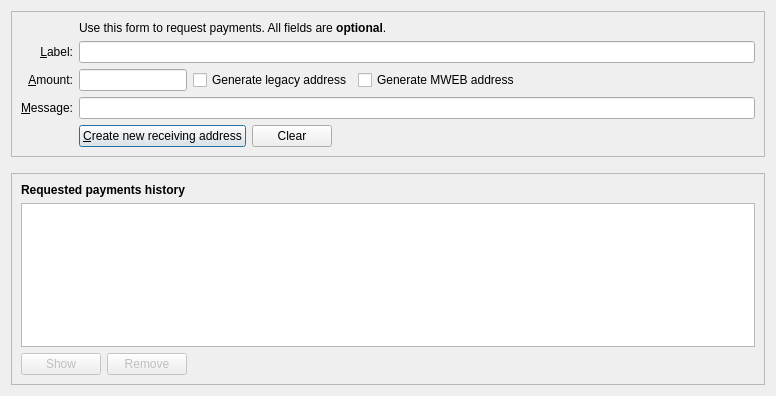
<?xml version="1.0" encoding="UTF-8"?>
<ui version="4.0">
 <class>ReceiveCoinsDialog</class>
 <widget class="QDialog" name="ReceiveCoinsDialog">
  <property name="geometry">
   <rect>
    <x>0</x>
    <y>0</y>
    <width>776</width>
    <height>396</height>
   </rect>
  </property>
  <layout class="QVBoxLayout" name="verticalLayout" stretch="0,0,1">
   <item>
    <widget class="QFrame" name="frame2">
     <property name="sizePolicy">
      <sizepolicy hsizetype="Preferred" vsizetype="Expanding">
       <horstretch>0</horstretch>
       <verstretch>0</verstretch>
      </sizepolicy>
     </property>
     <property name="frameShape">
      <enum>QFrame::StyledPanel</enum>
     </property>
     <property name="frameShadow">
      <enum>QFrame::Sunken</enum>
     </property>
     <layout class="QVBoxLayout" name="verticalLayout_3">
      <item>
       <layout class="QGridLayout" name="gridLayout">
        <item row="5" column="0">
         <widget class="QLabel" name="label">
          <property name="toolTip">
           <string>An optional amount to request. Leave this empty or zero to not request a specific amount.</string>
          </property>
          <property name="text">
           <string>&amp;Amount:</string>
          </property>
          <property name="alignment">
           <set>Qt::AlignRight|Qt::AlignTrailing|Qt::AlignVCenter</set>
          </property>
          <property name="buddy">
           <cstring>reqAmount</cstring>
          </property>
         </widget>
        </item>
        <item row="6" column="0">
         <widget class="QLabel" name="label_3">
          <property name="toolTip">
           <string>An optional message to attach to the payment request, which will be displayed when the request is opened. Note: The message will not be sent with the payment over the FerriteClassic network.</string>
          </property>
          <property name="text">
           <string>&amp;Message:</string>
          </property>
          <property name="alignment">
           <set>Qt::AlignRight|Qt::AlignTrailing|Qt::AlignVCenter</set>
          </property>
          <property name="buddy">
           <cstring>reqMessage</cstring>
          </property>
         </widget>
        </item>
        <item row="4" column="2">
         <widget class="QLineEdit" name="reqLabel">
          <property name="toolTip">
           <string>An optional label to associate with the new receiving address (used by you to identify an invoice).  It is also attached to the payment request.</string>
          </property>
         </widget>
        </item>
        <item row="2" column="2">
         <widget class="QLabel" name="label_5">
          <property name="text">
           <string>Use this form to request payments. All fields are &lt;b&gt;optional&lt;/b&gt;.</string>
          </property>
         </widget>
        </item>
        <item row="4" column="0">
         <widget class="QLabel" name="label_2">
          <property name="toolTip">
           <string>An optional label to associate with the new receiving address.</string>
          </property>
          <property name="text">
           <string>&amp;Label:</string>
          </property>
          <property name="alignment">
           <set>Qt::AlignRight|Qt::AlignTrailing|Qt::AlignVCenter</set>
          </property>
          <property name="buddy">
           <cstring>reqLabel</cstring>
          </property>
         </widget>
        </item>
        <item row="6" column="2">
         <widget class="QLineEdit" name="reqMessage">
          <property name="toolTip">
           <string>An optional message that is attached to the payment request and may be displayed to the sender.</string>
          </property>
         </widget>
        </item>
        <item row="7" column="2">
         <layout class="QHBoxLayout" name="horizontalLayout">
          <item>
           <widget class="QPushButton" name="receiveButton">
            <property name="minimumSize">
             <size>
              <width>150</width>
              <height>0</height>
             </size>
            </property>
            <property name="text">
             <string>&amp;Create new receiving address</string>
            </property>
            <property name="icon">
             <iconset resource="../bitcoin.qrc">
              <normaloff>:/icons/receiving_addresses</normaloff>:/icons/receiving_addresses</iconset>
            </property>
            <property name="autoDefault">
             <bool>false</bool>
            </property>
            <property name="default">
             <bool>true</bool>
            </property>
           </widget>
          </item>
          <item>
           <widget class="QPushButton" name="clearButton">
            <property name="sizePolicy">
             <sizepolicy hsizetype="Minimum" vsizetype="Fixed">
              <horstretch>0</horstretch>
              <verstretch>0</verstretch>
             </sizepolicy>
            </property>
            <property name="toolTip">
             <string>Clear all fields of the form.</string>
            </property>
            <property name="text">
             <string>Clear</string>
            </property>
            <property name="icon">
             <iconset resource="../bitcoin.qrc">
              <normaloff>:/icons/remove</normaloff>:/icons/remove</iconset>
            </property>
            <property name="autoDefault">
             <bool>false</bool>
            </property>
           </widget>
          </item>
          <item>
           <spacer name="horizontalSpacer">
            <property name="orientation">
             <enum>Qt::Horizontal</enum>
            </property>
            <property name="sizeHint" stdset="0">
             <size>
              <width>40</width>
              <height>20</height>
             </size>
            </property>
           </spacer>
          </item>
         </layout>
        </item>
        <item row="7" column="0">
         <widget class="QLabel" name="label_7">
          <property name="text">
           <string/>
          </property>
         </widget>
        </item>
        <item row="5" column="2">
         <layout class="QHBoxLayout" name="horizontalLayout_6">
          <item>
           <widget class="BitcoinAmountField" name="reqAmount">
            <property name="sizePolicy">
             <sizepolicy hsizetype="Fixed" vsizetype="Fixed">
              <horstretch>0</horstretch>
              <verstretch>0</verstretch>
             </sizepolicy>
            </property>
            <property name="minimumSize">
             <size>
              <width>80</width>
              <height>0</height>
             </size>
            </property>
            <property name="maximumSize">
             <size>
              <width>1000</width>
              <height>100</height>
             </size>
            </property>
            <property name="toolTip">
             <string>An optional amount to request. Leave this empty or zero to not request a specific amount.</string>
            </property>
           </widget>
          </item>
          <item>
           <widget class="QCheckBox" name="useLegacyAddress">
            <property name="sizePolicy">
             <sizepolicy hsizetype="Fixed" vsizetype="Fixed">
              <horstretch>0</horstretch>
              <verstretch>0</verstretch>
             </sizepolicy>
            </property>
            <property name="maximumSize">
             <size>
              <width>1000</width>
              <height>16777215</height>
             </size>
            </property>
            <property name="focusPolicy">
             <enum>Qt::StrongFocus</enum>
            </property>
            <property name="toolTip">
             <string>Native segwit addresses (aka Bech32 or BIP-173) reduce your transaction fees later on and offer better protection against typos, but old wallets don't support them. When checked, an address compatible with older wallets will be created instead.</string>
            </property>
            <property name="text">
             <string>Generate legacy address</string>
            </property>
           </widget>
          </item>
          
          
          <item>
           <widget class="QCheckBox" name="useMWEB">
            <property name="text">
             <string>Generate MWEB address</string>
            </property>
           </widget>
          </item>
          
          
          <item>
           <spacer name="horizontalSpacer_3">
            <property name="orientation">
             <enum>Qt::Horizontal</enum>
            </property>
            <property name="sizeHint" stdset="0">
             <size>
              <width>0</width>
              <height>0</height>
             </size>
            </property>
           </spacer>
          </item>
         </layout>
        </item>
       </layout>
      </item>
     </layout>
    </widget>
   </item>
   <item>
    <spacer name="verticalSpacer_2">
     <property name="orientation">
      <enum>Qt::Vertical</enum>
     </property>
     <property name="sizeHint" stdset="0">
      <size>
       <width>20</width>
       <height>10</height>
      </size>
     </property>
    </spacer>
   </item>
   <item>
    <widget class="QFrame" name="frame">
     <property name="sizePolicy">
      <sizepolicy hsizetype="Preferred" vsizetype="Expanding">
       <horstretch>0</horstretch>
       <verstretch>0</verstretch>
      </sizepolicy>
     </property>
     <property name="frameShape">
      <enum>QFrame::StyledPanel</enum>
     </property>
     <property name="frameShadow">
      <enum>QFrame::Raised</enum>
     </property>
     <layout class="QVBoxLayout" name="verticalLayout_2">
      <item>
       <widget class="QLabel" name="label_6">
        <property name="font">
         <font>
          <weight>75</weight>
          <bold>true</bold>
         </font>
        </property>
        <property name="text">
         <string>Requested payments history</string>
        </property>
       </widget>
      </item>
      <item>
       <widget class="QTableView" name="recentRequestsView">
        <property name="contextMenuPolicy">
         <enum>Qt::CustomContextMenu</enum>
        </property>
        <property name="tabKeyNavigation">
         <bool>false</bool>
        </property>
        <property name="sortingEnabled">
         <bool>true</bool>
        </property>
       </widget>
      </item>
      <item>
       <layout class="QHBoxLayout" name="horizontalLayout_2">
        <item>
         <widget class="QPushButton" name="showRequestButton">
          <property name="enabled">
           <bool>false</bool>
          </property>
          <property name="toolTip">
           <string>Show the selected request (does the same as double clicking an entry)</string>
          </property>
          <property name="text">
           <string>Show</string>
          </property>
          <property name="icon">
           <iconset resource="../bitcoin.qrc">
            <normaloff>:/icons/edit</normaloff>:/icons/edit</iconset>
          </property>
          <property name="autoDefault">
           <bool>false</bool>
          </property>
         </widget>
        </item>
        <item>
         <widget class="QPushButton" name="removeRequestButton">
          <property name="enabled">
           <bool>false</bool>
          </property>
          <property name="toolTip">
           <string>Remove the selected entries from the list</string>
          </property>
          <property name="text">
           <string>Remove</string>
          </property>
          <property name="icon">
           <iconset resource="../bitcoin.qrc">
            <normaloff>:/icons/remove</normaloff>:/icons/remove</iconset>
          </property>
          <property name="autoDefault">
           <bool>false</bool>
          </property>
         </widget>
        </item>
        <item>
         <spacer name="horizontalSpacer_2">
          <property name="orientation">
           <enum>Qt::Horizontal</enum>
          </property>
          <property name="sizeHint" stdset="0">
           <size>
            <width>40</width>
            <height>20</height>
           </size>
          </property>
         </spacer>
        </item>
       </layout>
      </item>
     </layout>
    </widget>
   </item>
  </layout>
 </widget>
 <customwidgets>
  <customwidget>
   <class>BitcoinAmountField</class>
   <extends>QLineEdit</extends>
   <header>qt/bitcoinamountfield.h</header>
   <container>1</container>
  </customwidget>
 </customwidgets>
 <tabstops>
  <tabstop>reqLabel</tabstop>
  <tabstop>reqAmount</tabstop>
  <tabstop>useLegacyAddress</tabstop>
  <tabstop>reqMessage</tabstop>
  <tabstop>receiveButton</tabstop>
  <tabstop>clearButton</tabstop>
  <tabstop>recentRequestsView</tabstop>
  <tabstop>showRequestButton</tabstop>
  <tabstop>removeRequestButton</tabstop>
 </tabstops>
 <resources>
  <include location="../bitcoin.qrc"/>
 </resources>
 <connections/>
</ui>
